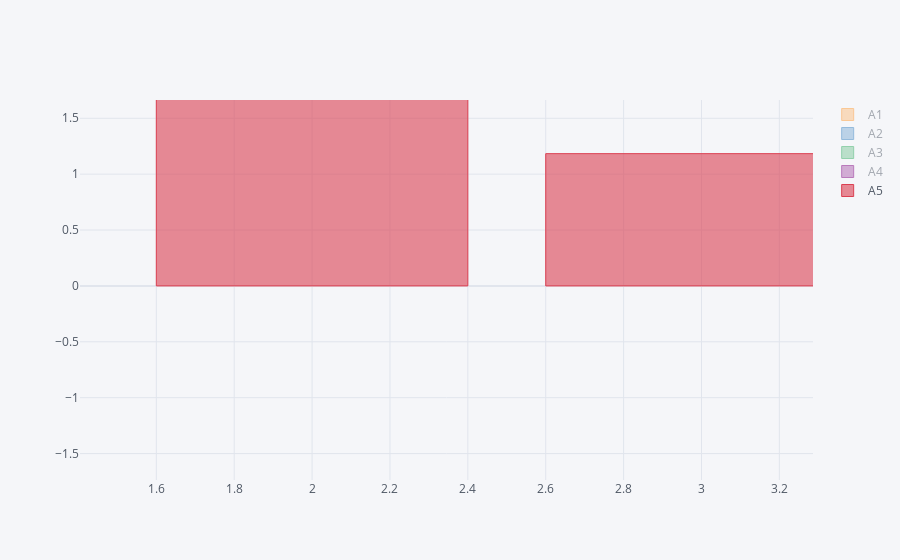

The cell this chart's notebook holds for it:
### Code cell
print('What kind of plot you need , the complete data plot or columns plot')
cat = input('Press 1 for plotting all columns or press 2 for specifying columns to plot')
cat = int(cat)
main(cat)

### Figure 1 — Plotly figure (JSON) as saved in the notebook; plotly's stock layout.template omitted (floating-point values rounded to 4 significant figures)
{"data": [{"marker": {"color": "rgba(255, 153, 51, 0.6)", "line": {"color": "rgba(255, 153, 51, 1.0)", "width": 1}}, "name": "A1", "orientation": "v", "text": "", "type": "bar", "visible": "legendonly", "x": [0, 1, 2, 3, 4], "y": [-0.4126, 1.791, -0.6989, 2.42, -0.5872]}, {"marker": {"color": "rgba(55, 128, 191, 0.6)", "line": {"color": "rgba(55, 128, 191, 1.0)", "width": 1}}, "name": "A2", "orientation": "v", "text": "", "type": "bar", "visible": "legendonly", "x": [0, 1, 2, 3, 4], "y": [0.2372, -1.309, 0.1975, -1.247, -0.5047]}, {"marker": {"color": "rgba(50, 171, 96, 0.6)", "line": {"color": "rgba(50, 171, 96, 1.0)", "width": 1}}, "name": "A3", "orientation": "v", "text": "", "type": "bar", "visible": "legendonly", "x": [0, 1, 2, 3, 4], "y": [0.6839, -0.5175, 2.17, 0.3161, -1.515]}, {"marker": {"color": "rgba(128, 0, 128, 0.6)", "line": {"color": "rgba(128, 0, 128, 1.0)", "width": 1}}, "name": "A4", "orientation": "v", "text": "", "type": "bar", "visible": "legendonly", "x": [0, 1, 2, 3, 4], "y": [1.108, 0.4571, 0.2227, -1.002, -1.817]}, {"marker": {"color": "rgba(219, 64, 82, 0.6)", "line": {"color": "rgba(219, 64, 82, 1.0)", "width": 1}}, "name": "A5", "orientation": "v", "text": "", "type": "bar", "x": [0, 1, 2, 3, 4], "y": [-0.8966, -1.157, 1.9, 1.183, -0.4898]}], "layout": {"autosize": true, "legend": {"bgcolor": "#F5F6F9", "font": {"color": "#4D5663"}}, "paper_bgcolor": "#F5F6F9", "plot_bgcolor": "#F5F6F9", "title": {"font": {"color": "#4D5663"}}, "xaxis": {"autorange": false, "gridcolor": "#E1E5ED", "range": [1.404, 3.286], "showgrid": true, "tickfont": {"color": "#4D5663"}, "title": {"font": {"color": "#4D5663"}, "text": ""}, "type": "linear", "zerolinecolor": "#E1E5ED"}, "yaxis": {"autorange": false, "gridcolor": "#E1E5ED", "range": [-1.736, 1.663], "showgrid": true, "tickfont": {"color": "#4D5663"}, "title": {"font": {"color": "#4D5663"}, "text": ""}, "type": "linear", "zerolinecolor": "#E1E5ED"}}}
